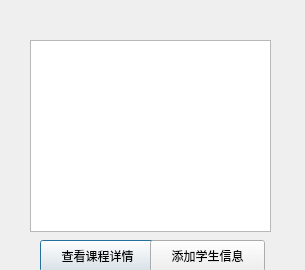
<?xml version="1.0" encoding="UTF-8"?>
<ui version="4.0">
 <class>studentdata</class>
 <widget class="QDialog" name="studentdata">
  <property name="geometry">
   <rect>
    <x>0</x>
    <y>0</y>
    <width>305</width>
    <height>270</height>
   </rect>
  </property>
  <property name="windowTitle">
   <string>Dialog</string>
  </property>
  <widget class="QTableWidget" name="tableWidget">
   <property name="geometry">
    <rect>
     <x>30</x>
     <y>40</y>
     <width>241</width>
     <height>192</height>
    </rect>
   </property>
  </widget>
  <widget class="QPushButton" name="pushButton_detail">
   <property name="geometry">
    <rect>
     <x>40</x>
     <y>240</y>
     <width>115</width>
     <height>32</height>
    </rect>
   </property>
   <property name="text">
    <string>查看课程详情</string>
   </property>
  </widget>
  <widget class="QPushButton" name="pushButton_add">
   <property name="geometry">
    <rect>
     <x>150</x>
     <y>240</y>
     <width>115</width>
     <height>32</height>
    </rect>
   </property>
   <property name="text">
    <string>添加学生信息</string>
   </property>
  </widget>
 </widget>
 <resources/>
 <connections/>
</ui>
